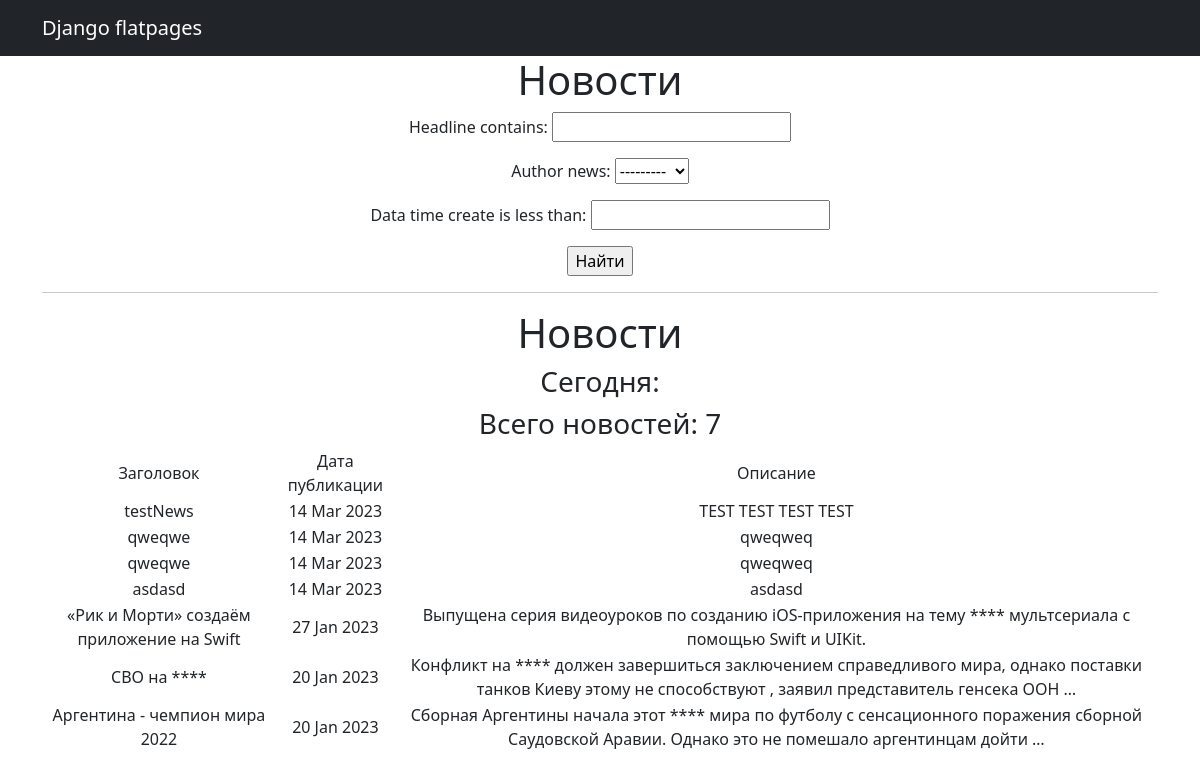
Page /news/search/ on the earlier database version.
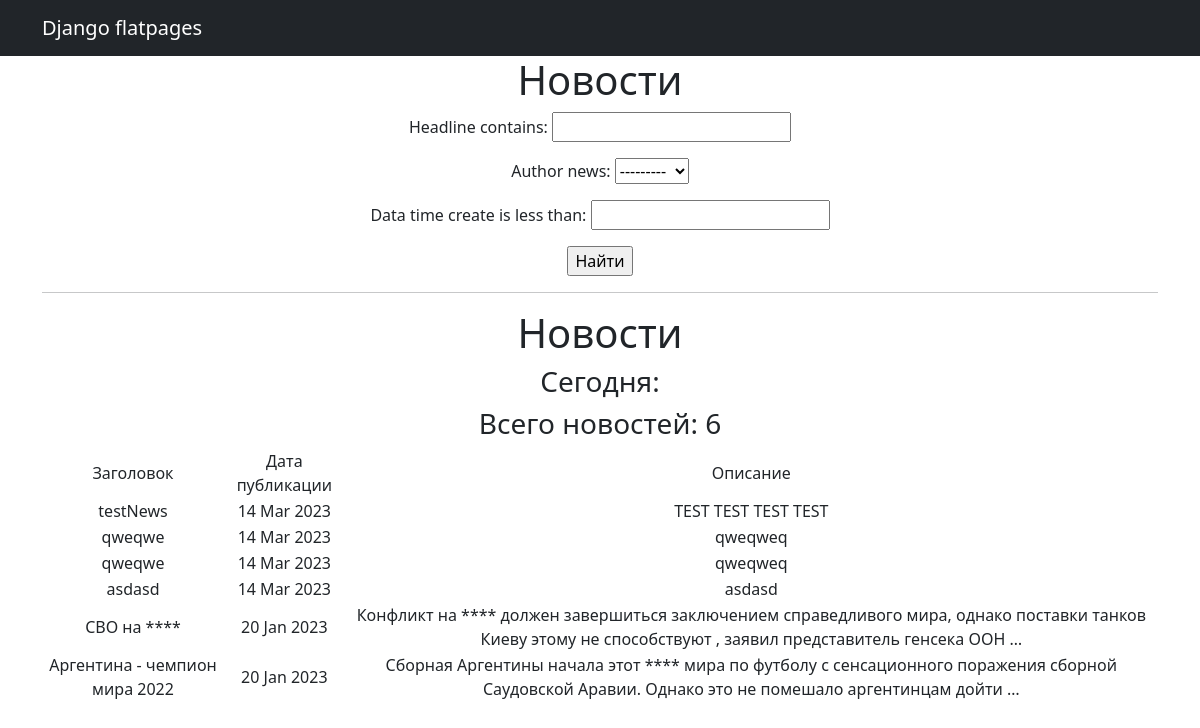
Same page on the later database version.
### news/models.py (models this page shows, shortened)
class Post(models.Model):
    post = 'P'
    news = 'N'
    POSITIONS = [
        (post, 'Статья'),
        (news, 'Новость')
    ]
    author_news = models.ForeignKey('Author', on_delete=models.CASCADE)
    position = models.CharField(max_length=1, choices=POSITIONS, default=news)
    data_time_create = models.DateTimeField(auto_now_add=True)
    category = models.ManyToManyField('Category', through='PostCategory')
    headline = models.CharField(max_length=255)
    text = models.TextField()
    rating = models.FloatField(default=0.0)

### news/views.py (the view)
# urls.py: path('search/', PostSearch.as_view()),
class PostSearch(ListView):
    model = Post
    ordering = '-data_time_create'
    template_name = 'search.html'
    context_object_name = 'news'
    def get_queryset(self):
        queryset = super().get_queryset()
        self.filterset = PostFilter(self.request.GET, queryset)
        return self.filterset.qs
    def get_context_data(self, **kwargs):
        context = super().get_context_data(**kwargs)
        context['filterset'] = self.filterset
        return context

### news/models.py (called while the page is built)
    def __str__(self):
        return f'{self.author}'

### news/templatetags/custom_filters.py (called while the page is built)
@register.filter(name='censor')
def currency(value):
    cenc_words = ['чемпионат', 'популярного', 'Украине'] #Это наш словарь со словами, попавшими
    cenc_str = ' '                                       #под цензуру
    value_list = value.split() #Преобразуем наши заголовки и тексты статей в списки
    for i in value_list:
        if i in cenc_words:
            cenc_str = cenc_str + ' ' + i.replace(i, '****')
        else:
            cenc_str = cenc_str + ' ' + i
    return cenc_str

### templates/search.html (shortened to what this page needs)
{% extends 'flatpages/default.html' %}
{%load custom_filters%}
{% block content %}
   <h1>Новости</h1>
   <form action="" method="get">
       {{ filterset.form.as_p }}
       <input type="submit" value="Найти" />
   </form>
   <hr>
<h1>Новости</h1>
<h3>Сегодня: {{ time_now|date:'d M Y' }}</h3>
<h3>Всего новостей: {{news|length}}</h3>
<table>
    <tr>
        <td>Заголовок</td>
        <td>Дата публикации</td>
        <td>Описание</td>
    </tr>
    {% for new in news %}
    <tr>
        <td>{{ new.headline|censor}}</td>
        <td>{{ new.data_time_create|date:'d M Y' }}</td>
        <td>{{ new.text|censor|truncatewords:20 }}</td>
    </tr>
    {% endfor %}
</table>
{% endblock content %}

### templates/flatpages/default.html (shortened to what this page needs)
<!DOCTYPE html>
<html lang="en">
    <head>
        {% load static %}
        <link href="{% static 'css/styles.css' %}" rel="stylesheet" />
    </head>
    <body>
    {% load cache %}
    {% cache 60 navbar %}
        <nav class="navbar navbar-expand-lg navbar-dark bg-dark static-top">
            <div class="container">
                <a class="navbar-brand" href="#">Django flatpages</a>
            </div>
        </nav>
    {% endcache %}
        <div class="container">
            <div class="row">
                <div class="col-lg-12 text-center">
                    {% block content %}{% endblock content %}
                </div>
            </div>
        </div>
    </body>
</html>

Differences in the rows shown:
removed Post: headline|censor "«Рик и Морти» создаём приложение на Swift", data_time_create "27 Jan 2023", text|censor "Выпущена cерия видеоуроков по созданию iOS-приложения на тему **** мультсериала с помощью Swift и UIKit."
Other differences:
{{ news|length }}: "7" → "6"
